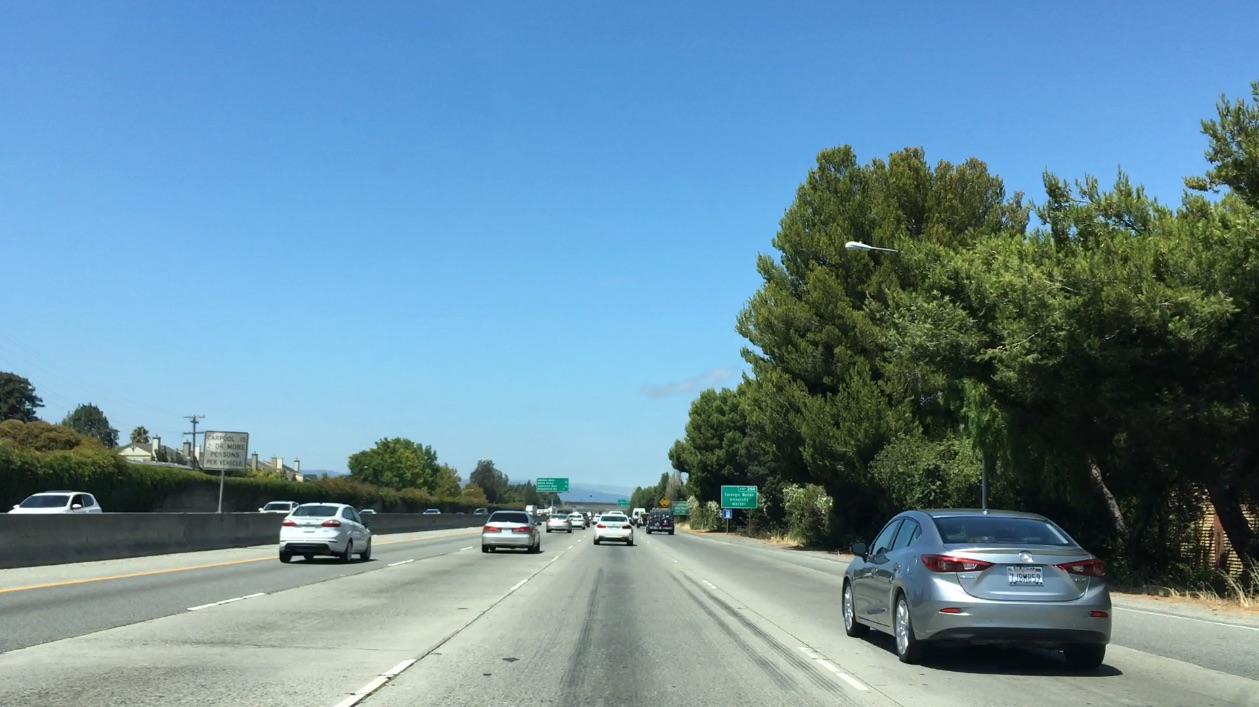
#> input picture Term1/Project5_Vehicle_Detection_and_Tracking_Project/bbox-example-image.jpg, 1259 x 707 px
$ python template_match.py
#> lines starting #> are read from the running program, lines starting #| are printed output that depends on the picture
import numpy as np
import cv2
import matplotlib.pyplot as plt
import matplotlib.image as mpimg

image = mpimg.imread('bbox-example-image.jpg')
#> image is the input picture: shape (707, 1259, 3); mean R, G, B 104.8, 141, 158.4
# image = mpimg.imread('temp-matching-example-2.jpg')
templist = ['cutout1.jpg', 'cutout2.jpg', 'cutout3.jpg',
            'cutout4.jpg', 'cutout5.jpg', 'cutout6.jpg']
# All the 6 methods for comparison in a list
methods = ['cv2.TM_CCOEFF', 'cv2.TM_CCOEFF_NORMED', 'cv2.TM_CCORR',
           'cv2.TM_CCORR_NORMED', 'cv2.TM_SQDIFF', 'cv2.TM_SQDIFF_NORMED']
method = methods[3]


# Here is your draw_boxes function from the previous exercise
def draw_boxes(img, bboxes, color=(0, 0, 255), thick=6):
    # Make a copy of the image
    imcopy = np.copy(img)
    # Iterate through the bounding boxes
    for bbox in bboxes:
        # Draw a rectangle given bbox coordinates
        cv2.rectangle(imcopy, bbox[0], bbox[1], color, thick)
    # Return the image copy with boxes drawn
    return imcopy


# Define a function that takes an image and a list of templates as inputs
# then searches the image and returns the a list of bounding boxes
# for matched templates
def find_matches(img, template_list):
    # Make a copy of the image to draw on
    # Define an empty list to take bbox coords
    bbox_list = []
    # Iterate through template list
    for template in template_list:
        template_img = mpimg.imread(template)
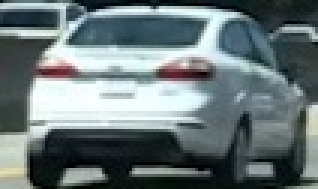
#> input picture Term1/Project5_Vehicle_Detection_and_Tracking_Project/cutout1.jpg, 106 x 63 px (shown 3 times larger)
#> template_img is the input picture: shape (63, 106, 3); mean R, G, B 105.4, 118.5, 120.3
        w, h = (template_img.shape[1], template_img.shape[0])
#> w = 106; h = 63
        res = cv2.matchTemplate(img, template_img, eval(method))
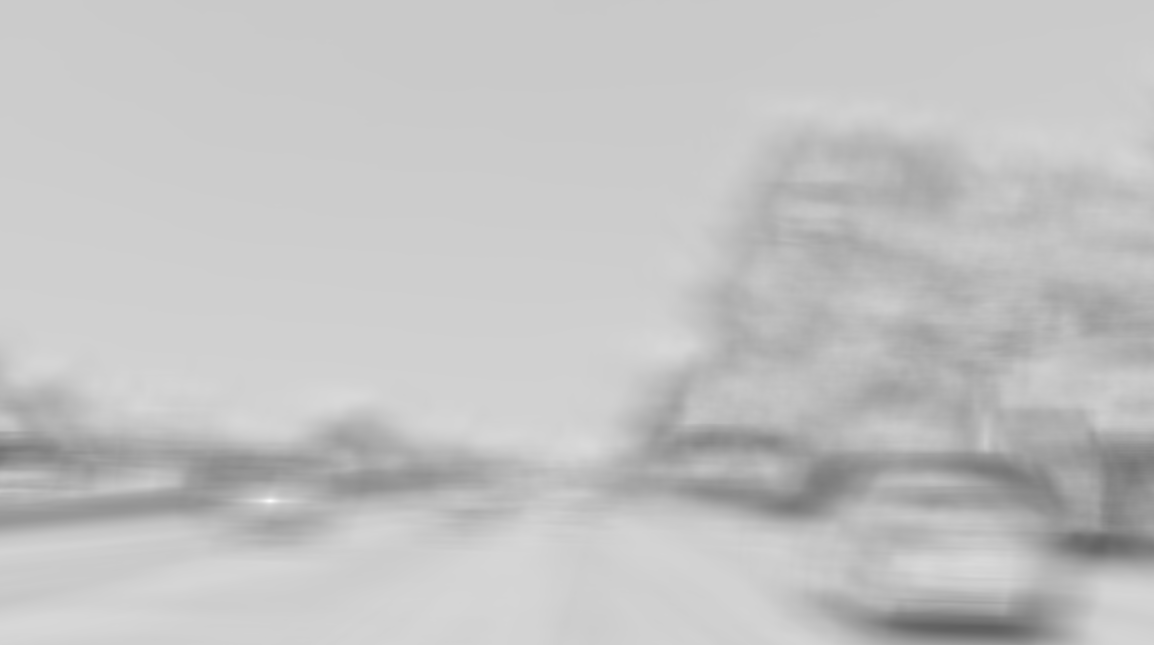
#> res: shape (645, 1154) float32; min 0.377, max 0.985, mean 0.764
        min_val, max_val, min_loc, max_loc = cv2.minMaxLoc(res)
#> min_val = 0.377; max_val = 0.985; min_loc = (977, 627); max_loc = (270, 500)
        # if meth is TM_SQDIFF or TM_SQDIFF_NORMED, take minimum
        if method in [cv2.TM_SQDIFF, cv2.TM_SQDIFF_NORMED]:
            top_left = min_loc
        else:
            top_left = max_loc
#> top_left = (270, 500)
        bottom_right = (top_left[0] + w, top_left[1] + h)
#> bottom_right = (376, 563)
        bbox_list.append((top_left, bottom_right))
#> pass 2 of the loop in find_matches, `for template in template_list:`:
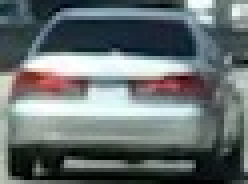
#> input picture Term1/Project5_Vehicle_Detection_and_Tracking_Project/cutout2.jpg, 62 x 46 px (shown 4 times larger)
#> in find_matches, template_img is the input picture: shape (46, 62, 3); mean R, G, B 103.4, 112.1, 112.8
#> in find_matches, `res = cv2.matchTemplate(img, template_img, eval(method))`:
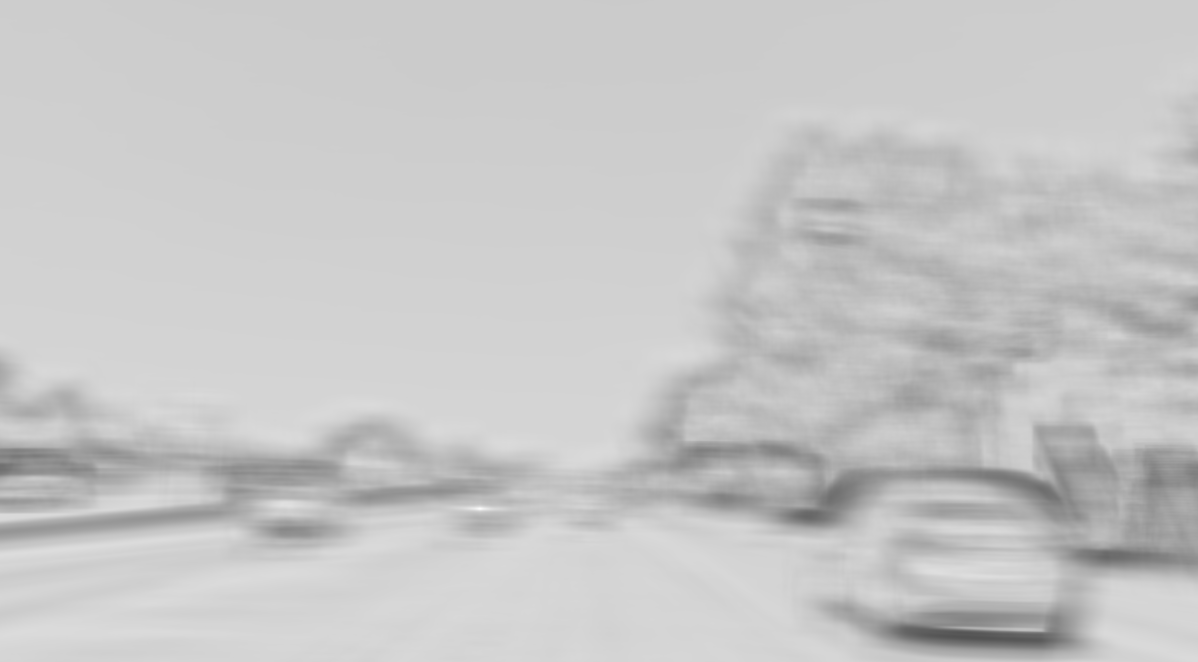
#> res: shape (662, 1198) float32; min 0.326, max 0.988, mean 0.78
#> min_val = 0.326; max_val = 0.988; min_loc = (968, 637); max_loc = (479, 508)
#> bottom_right = (541, 554)
#> pass 3 of the loop in find_matches, `for template in template_list:`:
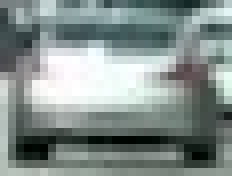
#> input picture Term1/Project5_Vehicle_Detection_and_Tracking_Project/cutout3.jpg, 29 x 22 px (shown 8 times larger)
#> in find_matches, template_img is the input picture: shape (22, 29, 3); mean R, G, B 131.5, 142.9, 140.1
#> in find_matches, `res = cv2.matchTemplate(img, template_img, eval(method))`:
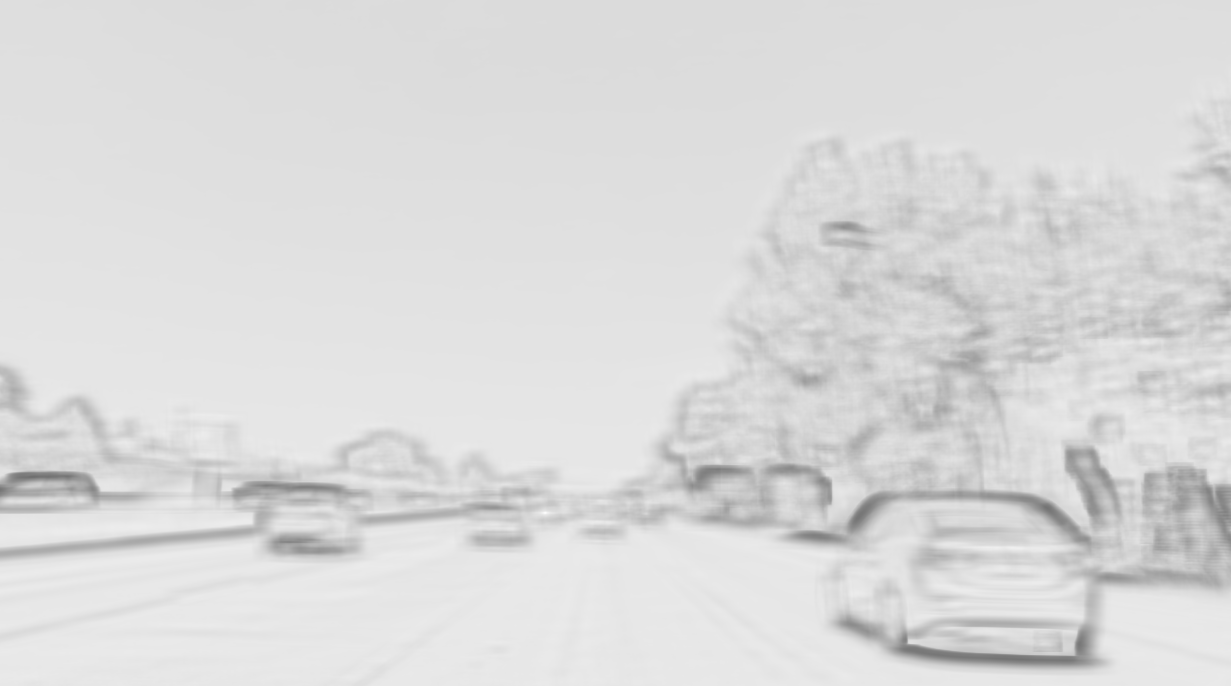
#> res: shape (686, 1231) float32; min 0.436, max 0.99, mean 0.859
#> min_val = 0.436; max_val = 0.99; min_loc = (33, 476); max_loc = (545, 512)
#> bottom_right = (574, 534)
#> the loop made 6 passes; the first 3 are shown
    # Read in templates one by one
    # Use cv2.matchTemplate() to search the image
    #     using whichever of the OpenCV search methods you prefer
    # Use cv2.minMaxLoc() to extract the location of the best match
    # Determine bounding box corners for the match
    # Return the list of bounding boxes
    return bbox_list


#> (the run stopped early here; a loop or call above may not have finished)
